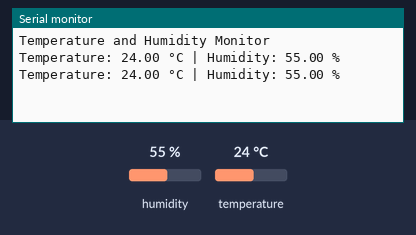
Bench run of a sketch on a simulated Arduino Uno, built with avr-gcc and run on an emulated ATmega328P. On the bench: the last lines printed to the serial monitor. Inputs (shaded band) come from the test bench; at power-on: humidity 55 %, temperature 24 °C.

Above: at 4.8 s.
4.9 s: humidity set to 22 %
At 6.9 s:
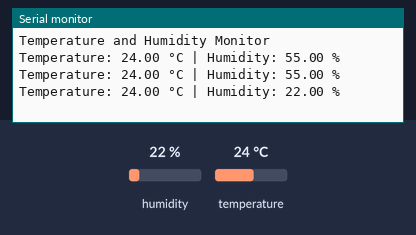
7.9 s: temperature set to 12 °C
At 9.3 s:
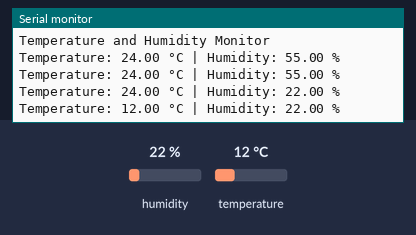
10.9 s: humidity set to 40 %
At 13.0 s:
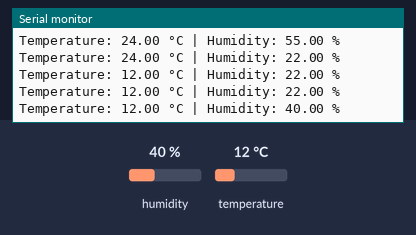
Timing chart, 0 to 14.5 s (numbered marks = the images above; inputs shaded):
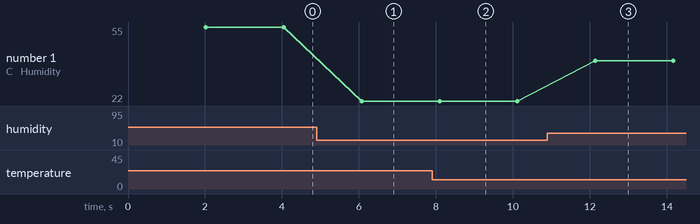

Measured:
- after the input at 4.9 s, the serial monitor: prints a new line after 1.2 s (image 1)
- after the input at 7.9 s, the serial monitor: prints a new line after 0.20 s (image 2)
- after the input at 10.9 s, the serial monitor: prints a new line after 1.2 s (image 3)
- plotted number 1: 55 → 22 after the input at 4.9 s, 22 → 40 after the input at 10.9 s

The sketch:

assignment1.ino
```cpp
#include "DHT.h"

#define DHTPIN 2
#define DHTTYPE DHT11

DHT dht(DHTPIN, DHTTYPE);

void setup() {
  Serial.begin(9600);
  dht.begin();

  Serial.println("Temperature and Humidity Monitor");
}

void loop() {
  delay(2000);

  float temperature = dht.readTemperature();
  float humidity = dht.readHumidity();

  if (isnan(temperature) || isnan(humidity)) {
    Serial.println("Failed to read from DHT11 sensor!");
    return;
  }

  Serial.print("Temperature: ");
  Serial.print(temperature);
  Serial.print(" °C | Humidity: ");
  Serial.print(humidity);
  Serial.println(" %");
}
```
